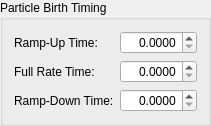
       <widget class="QGroupBox" name="particleBirthTimeGroupbox">
        <property name="title">
         <string>Particle Birth Timing</string>
        </property>
        <layout class="QGridLayout" name="gridLayout_14">
         <item row="0" column="0">
          <widget class="QLabel" name="label_42">
           <property name="text">
            <string>Ramp-Up Time:</string>
           </property>
           <property name="buddy">
            <cstring>particleBirthTimeRampUp</cstring>
           </property>
          </widget>
         </item>
         <item row="1" column="0">
          <widget class="QLabel" name="label_43">
           <property name="text">
            <string>Full Rate Time:</string>
           </property>
           <property name="buddy">
            <cstring>particleBirthTimeFull</cstring>
           </property>
          </widget>
         </item>
         <item row="2" column="0">
          <widget class="QLabel" name="label_44">
           <property name="text">
            <string>Ramp-Down Time:</string>
           </property>
           <property name="buddy">
            <cstring>particleBirthTimeRampDown</cstring>
           </property>
          </widget>
         </item>
         <item row="0" column="1">
          <widget class="QDoubleSpinBox" name="particleBirthTimeRampUp">
           <property name="alignment">
            <set>Qt::AlignRight|Qt::AlignTrailing|Qt::AlignVCenter</set>
           </property>
           <property name="decimals">
            <number>4</number>
           </property>
           <property name="maximum">
            <double>120.000000000000000</double>
           </property>
          </widget>
         </item>
         <item row="1" column="1">
          <widget class="QDoubleSpinBox" name="particleBirthTimeFull">
           <property name="alignment">
            <set>Qt::AlignRight|Qt::AlignTrailing|Qt::AlignVCenter</set>
           </property>
           <property name="decimals">
            <number>4</number>
           </property>
           <property name="maximum">
            <double>120.000000000000000</double>
           </property>
          </widget>
         </item>
         <item row="2" column="1">
          <widget class="QDoubleSpinBox" name="particleBirthTimeRampDown">
           <property name="alignment">
            <set>Qt::AlignRight|Qt::AlignTrailing|Qt::AlignVCenter</set>
           </property>
           <property name="decimals">
            <number>4</number>
           </property>
           <property name="maximum">
            <double>120.000000000000000</double>
           </property>
          </widget>
         </item>
        </layout>
       </widget>
